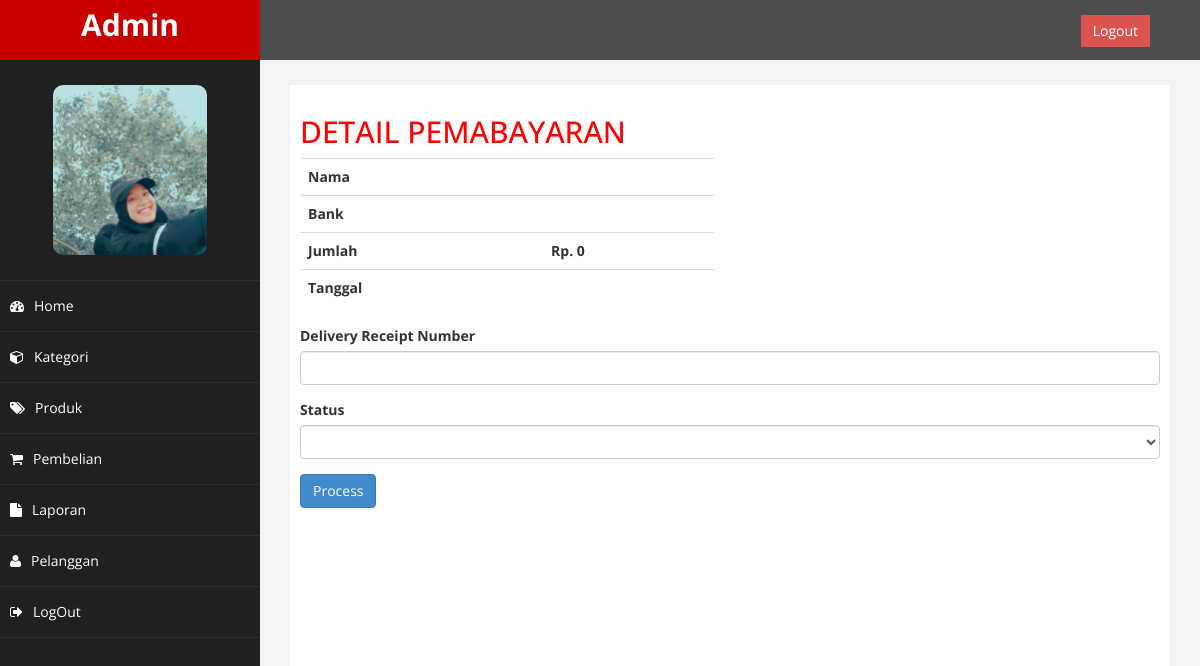
Before: /admin/index.php?halaman=pembayaran&id=18 (signed in) with the older database file.
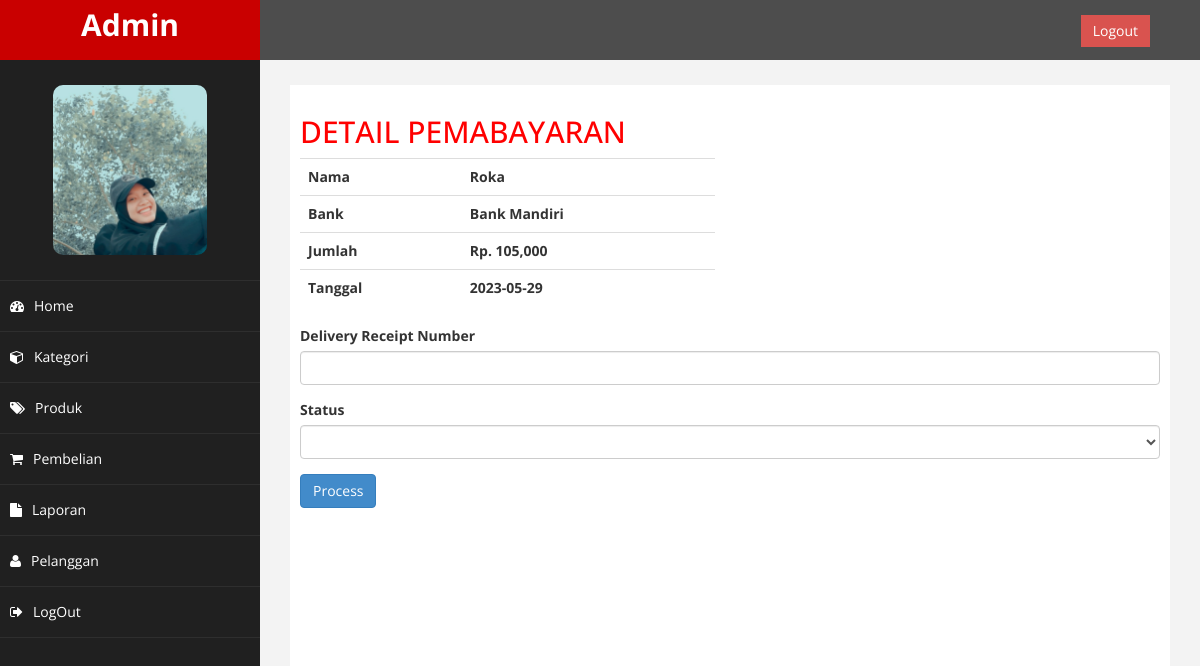
After: the same page with the newer database file.
### tables this page shows
CREATE TABLE `pembayaran` (
  `id_pembayaran` int(11) NOT NULL,
  `id_pembelian` int(11) NOT NULL,
  `nama` varchar(255) NOT NULL,
  `bank` varchar(255) NOT NULL,
  `jumlah` int(11) NOT NULL,
  `tanggal` date NOT NULL,
  `bukti` varchar(255) NOT NULL
);

### admin/pembayaran.php (the view, shortened to what this page needs)
<h2>DETAIL PEMABAYARAN</h2>
<?php
$id_pembelian = $_GET['id'];
$ambil = $koneksi->query("SELECT * FROM pembayaran WHERE id_pembelian='$id_pembelian'");
$detail = $ambil->fetch_assoc();
?>
<div class="row">
    <div class="col-md-6">
        <table class="table">
            <tr>
                <th>Nama</th>
                <th><?php echo $detail['nama']?></th>
            </tr>
            <tr>
                <th>Bank</th>
                <th><?php echo $detail['bank']?></th>
            </tr>
            <tr>
                <th>Jumlah</th>
                <th>Rp. <?php echo number_format($detail['jumlah'])?></th>
            </tr>
            <tr>
                <th>Tanggal</th>
                <th><?php echo $detail['tanggal']?></th>
            </tr>
        </table>
    </div>
    <div class="col-md-6">
    </div>
</div>
<form method="post">
    <div class="form-group">
        <label>Delivery Receipt Number</label>
        <input type="text" class="form-control" name="resi">
    </div>
    <div class="form-group">
        <label>Status</label>
        <select class="form-control" name="status">
            <option value=""></option>
            <option value="paid">Paid</option>
        </select>
    </div>
    <button class="btn btn-primary" name="proses">Process</button>
</form>

Changed rows visible on the page:
added pembayaran: nama "Roka", bank "Bank Mandiri", jumlah "105,000", tanggal "2023-05-29"
Other visible differences:
$detail['jumlah']: "0" → (not shown)
